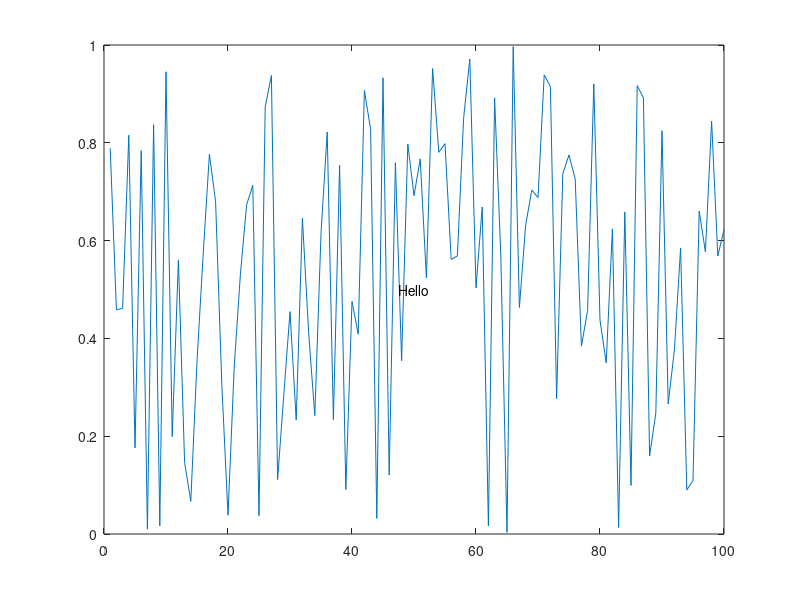

Recreate this plot in MATLAB.
function result = test_text_002
result = false;
a = figure;
plot(rand(1,100));
text(50,.5,'Hello','horizontalalignment','center');
drawnow;
close(a);
result = true;
